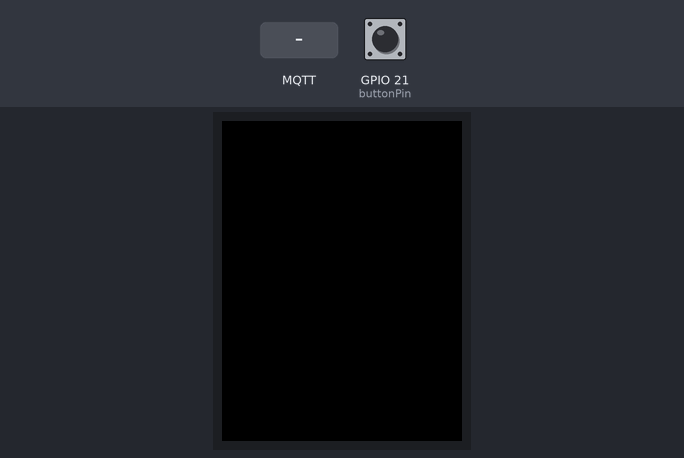
The sketch below on a simulated ESP32. Parts: 320×240 colour display. The inputs (shaded band) are chosen by the test bench; at power-on: GPIO 21 (buttonPin) HIGH. WiFi joins after 1.5 s; servers stay silent unless stated; no MQTT or app messages arrive unless stated; what the sketch prints to the serial monitor is not drawn.

Above: at 2.9 s.
3.0 s: MQTT message "finish" arrives on the first subscribed topic
At 4.3 s:
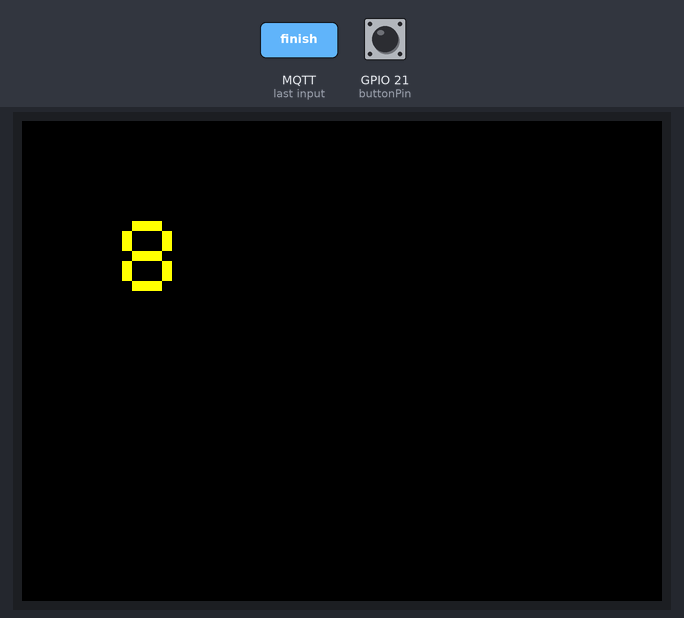
4.6 s: MQTT message "reset" arrives on the second subscribed topic
At 5.6 s:
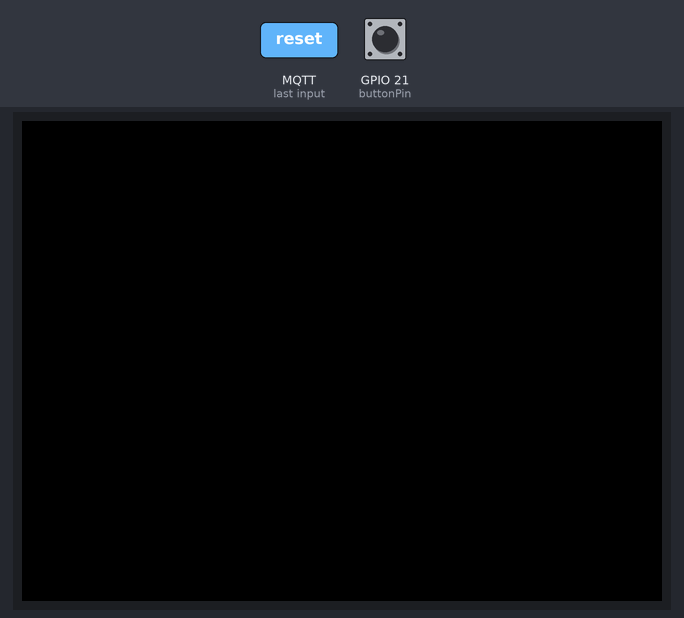
Timing chart, 0 to 7.6 s (numbered marks = the images above; inputs shaded):
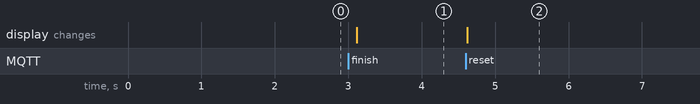

The sketch:

buttonLCD.ino
```cpp
#include <WiFi.h>
#include <PubSubClient.h>
#include <TFT_eSPI.h> // Bibliothèque pour l'écran TFT intégré

// Informations WiFi et MQTT
const char* ssid = "RobotiqueCPE";
const char* password = "AppareilLunaire:DauphinRadio";
const char* mqtt_server = "134.214.51.148";
const char* topic = "/capteur/bouton/etat4LCD"; // Topic unique pour ce bouton
const char* finishTopic = "/capteur/bouton/status"; // Topic pour l'état "finish"
const char* resetTopic = "/capteur/bouton/cmd"; // Topic pour l'état "reset"

// Définition du bouton
const int buttonPin = 21; // GPIO pour le bouton
WiFiClient espClient;
PubSubClient client(espClient);

// Configuration de l'écran TFT intégré
TFT_eSPI tft = TFT_eSPI(); // Initialisation de l'écran TFT

// Variables pour gérer l'état du bouton
bool previousState = HIGH;

void connectMQTT() {
  while (!client.connected()) {
    if (client.connect("Bouton4")) {
      Serial.println("Connecté au broker MQTT !");
      client.subscribe(finishTopic); // S'abonner au topic "finish"
      client.subscribe(resetTopic); // S'abonner au topic "cmd"
    } else {
      Serial.print("Échec de connexion, état MQTT : ");
      Serial.println(client.state());
      delay(2000);
    }
  }
}

// Callback pour gérer les messages MQTT reçus
void mqttCallback(char* topic, byte* payload, unsigned int length) {
  String message = "";
  for (unsigned int i = 0; i < length; i++) {
    message += (char)payload[i];
  }

  Serial.printf("Message reçu : Topic=%s, Message=%s\n", topic, message.c_str());

  // Si le message est "finish", affichez "4" en jaune sur l'écran
  if (String(topic) == finishTopic && message == "finish") {
    tft.fillScreen(TFT_BLACK); // Efface l'écran
    tft.setTextColor(TFT_YELLOW, TFT_BLACK); // Texte jaune sur fond noir
    tft.setTextSize(5);        // Taille du texte
    tft.setCursor(50, 50);     // Positionne le texte au centre
    tft.print("8");            // Affiche "8"
  }
  if (String(topic) == resetTopic && message == "reset") {
    tft.fillScreen(TFT_BLACK); // Efface l'écran
    // Publier l'état du bouton
    String message = "waiting";
    client.publish(finishTopic, message.c_str());
  }
}

void setup() {
  Serial.begin(115200);

  // Initialisation de l'écran TFT
  tft.init();
  tft.setRotation(1); // Configure l'orientation de l'écran
  tft.fillScreen(TFT_BLACK); // Efface l'écran au démarrage

  pinMode(buttonPin, INPUT_PULLUP);

  // Initialisation WiFi
  WiFi.begin(ssid, password);
  while (WiFi.status() != WL_CONNECTED) {
    delay(500);
    Serial.print(".");
  }
  Serial.println("\nConnecté au Wi-Fi !");

  // Initialisation MQTT
  client.setServer(mqtt_server, 1883);
  client.setCallback(mqttCallback);
}

void loop() {
  if (!client.connected()) {
    connectMQTT();
  }
  client.loop();

  // Lecture de l'état du bouton
  bool currentState = digitalRead(buttonPin);
  if (currentState != previousState) {
    previousState = currentState;

    // Publier l'état du bouton
    String message = (currentState == LOW) ? "pressed" : "released";
    client.publish(topic, message.c_str());

    Serial.printf("Bouton 4 : %s\n", message.c_str());
  }

  delay(50); // Anti-rebond
}
```

Measured:
- after the input at 3.0 s, the display: changes after 0.11 s (image 1)
- after the input at 4.6 s, the display: changes at once (image 2)
